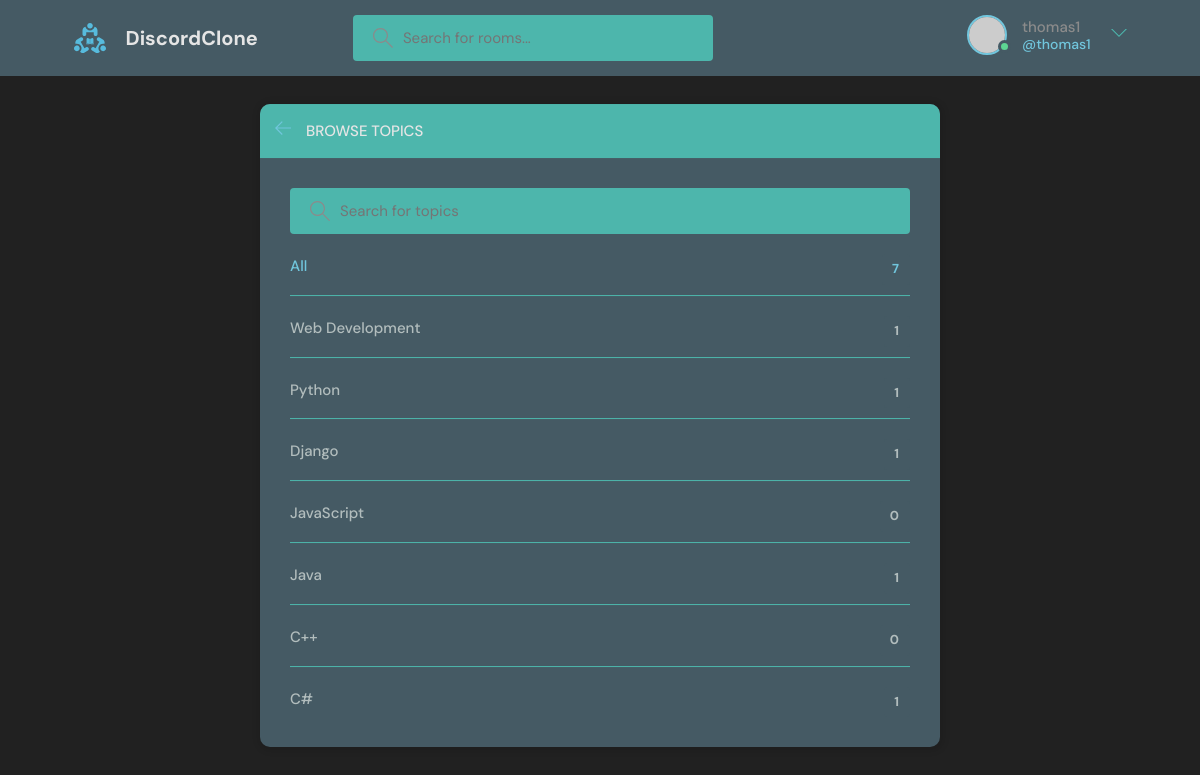
The app's page /topics/ (signed in) with its own data.
### base/models.py (models this page shows, shortened)
class Topic(models.Model):
    name = models.CharField(max_length=200)

### base/views.py (the view)
# urls.py: path('topics/', views.topicsPage, name="topics"),
def topicsPage(request):
    q = request.GET.get('q') if request.GET.get('q') != None else ''
    topics = Topic.objects.filter( )
    return render(request, 'base/topics.html', {'topics': topics})

### base/templates/base/topics.html (shortened to what this page needs)
{% extends 'main.html' %}
{% block content %}
    <main class="create-room layout">
      <div class="container">
        <div class="layout__box">
          <div class="layout__boxHeader">
            <div class="layout__boxTitle">
              <a href="{% url 'home' %}">
                <svg version="1.1" xmlns="http://www.w3.org/2000/svg" width="32" height="32" viewBox="0 0 32 32">
                  <title>arrow-left</title>
                  <path
                    d="M13.723 2.286l-13.723 13.714 13.719 13.714 1.616-1.611-10.96-10.96h27.625v-2.286h-27.625l10.965-10.965-1.616-1.607z"
                  ></path>
                </svg>
              </a>
              <h3>Browse Topics</h3>
            </div>
          </div>
          <div class="topics-page layout__body">
            <form action="{% url 'topics' %}" method="GET" class="header__search">
              <label>
                <input name="q" placeholder="Search for topics" />
              </label>
            </form>
            <ul class="topics__list">
              <li>
                <a href="{% url 'topics' %}" class="active">All <span>{{ topics.count }}</span></a>
              </li>
              {% for topic in topics %}
              <li>
                <a href="{% url 'home' %}?q={{ topic.name }}">{{ topic.name }}<span>{{ topic.room_set.all.count }}</span></a>
              </li>
              {% endfor %}
            </ul>
          </div>
        </div>
      </div>
    </main>
{% endblock content %}

### templates/navbar.html (shortened to what this page needs)
{% load static %}
<header class="header header--loggedIn">
    <div class="container">
      <a href="{% url 'home' %}" class="header__logo">
        <img src="{% static 'images/logo.svg' %}" />
        <h1>DiscordClone</h1>
      </a>
      <form class="header__search" method='GET' action="{% url 'home' %}">
        <label>
          <input name="q" placeholder="Search for rooms..." />
        </label>
      </form>
      <nav class="header__menu">
        {% if request.user.is_authenticated %}
        <div class="header__user">
          <a href="{% url 'update-user' %}">
            <div class="avatar avatar--medium active">
              <img src="https://randomuser.me/api/portraits/men/37.jpg" />
            </div>
            <p>{{request.user.username}} <span>@{{request.user.username}}</span></p>
          </a>
          <button class="dropdown-button">
            <svg version="1.1" xmlns="http://www.w3.org/2000/svg" width="32" height="32" viewBox="0 0 32 32">
              <title>chevron-down</title>
              <path d="M16 21l-13-13h-3l16 16 16-16h-3l-13 13z"></path>
            </svg>
          </button>
        </div>
        {% else %}
        <a href="{% url 'login' %}">
          <img src="{% static 'images/avatar.svg' %}" />
          <p>Login</p>
        </a>
        {% endif %}
      </nav>
    </div>
  </header>

### static/styles/style.css (style rules this page uses)
:root { --color-main: #71c6dd; --color-main-light: #e1f6fb; --color-dark: #455A64; --color-dark-medium: #4DB6AC; --color-dark-light: #4DB6AC; --color-light: #e5e5e5; --color-gray: #8b8b8b; --color-light-gray: #b2bdbd; --color-bg: #212121; --color-success: #5dd693; --color-error: #fc4b0b; }
* { font-family: "DM Sans", -apple-system, BlinkMacSystemFont, "Segoe UI", Roboto, Oxygen, Ubuntu, Cantarell, "Open Sans", "Helvetica Neue", sans-serif; margin: 0; padding: 0; box-sizing: border-box; text-rendering: optimizeLegibility; font-size: inherit; }
html { font-size: 56.25%; }
@media only screen and (min-width: 1200px) { html { font-size: 62.5%; } }
body { line-height: 1.6; font-weight: 400; font-size: 1.5rem; color: var(--color-light-gray); background-color: var(--color-bg); min-height: 100vh; }
img { width: 100%; }
a { display: inline-block; color: var(--color-main); text-decoration: none; }
.container { max-width: 120rem; width: 90%; margin: auto; }
.avatar { position: relative; display: inline-block; border-radius: 50%; border: 2px solid var(--color-main); }
.avatar img { display: block; border-radius: 50%; object-fit: cover; object-position: center; }
.avatar::after { content: ""; display: block; position: absolute; background-color: var(--color-gray); z-index: 111; border-radius: 50%; border: 0.3rem solid var(--color-dark); }
.avatar.active::after { background-color: var(--color-success); }
.avatar.avatar--medium img { width: 3.6rem; height: 3.6rem; border-radius: 50%; }
.avatar.avatar--medium:after { width: 0.7rem; height: 0.7rem; bottom: 0px; right: -6px; }
.header { padding: 1.5rem; background-color: var(--color-dark); }
.header > .container { display: flex; gap: 9.5rem; }
.header__logo, .header__user { display: flex; gap: 2rem; align-items: center; }
.header__logo > img { height: 3.2rem; width: 3.2rem; }
.header__logo > h1 { font-weight: 700; font-size: 2rem; color: var(--color-light); }
.header__search > label { background-color: var(--color-dark-medium); padding: 1.3rem 1rem; display: flex; align-items: center; gap: 1rem; border-radius: 4px; }
.header__search svg { fill: var(--color-gray); width: 2rem; height: 2rem; margin-left: 1rem; }
.header__search input { width: 30rem; background: transparent; border: none; outline: none; color: var(--color-light); }
.header__menu { margin-left: auto; position: relative; }
.header__menu a { display: flex; gap: 1.5rem; align-items: center; font-weight: 500; text-decoration: none; color: var(--color-gray); }
.header__menu img { height: 3.6rem; }
.header__menu p { line-height: 1.2; }
.header__menu span { color: var(--color-main); font-weight: 500; font-size: 1.4rem; display: block; }
.header__menu svg { width: 1.6rem; height: 1.6rem; fill: var(--color-dark-light); }
.dropdown-button { background: transparent; border: 0; outline: 0; cursor: pointer; }
.layout { margin-top: 2.4rem; }
.layout > .container { display: flex; justify-content: space-between; align-items: flex-start; }
.layout__box { width: 90%; max-width: 48rem; min-height: 40rem; position: absolute; top: 50%; left: 50%; transform: translate(-50%, -46%); background-color: var(--color-dark); border-radius: 1rem; box-shadow: 1px 1px 6px 3px rgba(0, 0, 0, 0.1); overflow: hidden; }
.layout__boxHeader { display: flex; padding: 1.5rem; background-color: var(--color-dark-light); }
.layout__boxTitle { display: flex; gap: 1.5rem; align-items: center; }
.layout__boxTitle h3 { text-transform: uppercase; font-weight: 500; color: var(--color-light); }
.layout__boxTitle svg { width: 1.6rem; height: 1.6rem; fill: var(--color-main); }
.layout__body { margin: 3rem; }
.topics__list { list-style: none; }
.topics__list li a { display: flex; justify-content: space-between; margin-bottom: 3rem; font-weight: 500; color: var(--color-light-gray); transition: all 0.3s ease-in-out; }
.topics__list li a.active, .topics__list li a:hover { color: var(--color-main); }
.topics__list li a span { padding: 0.5rem 1rem; background-color: var(--color-dark); border-radius: 3px; font-size: 1.3rem; font-weight: 700; letter-spacing: 1px; }
.topics-page .topics__list li:not(:last-child) a { margin: 2rem 0; padding-bottom: 1rem; text-decoration: none; border-bottom: 1px solid var(--color-dark-medium); }
.topics-page .header__search { display: block; }
.create-room.layout .layout__box { max-width: 68rem; }

### records on screen
Topic: name "Web Development", room_set.all.count "1"
Topic: name "Python", room_set.all.count "1"
Topic: name "Django", room_set.all.count "1"
Topic: name "JavaScript", room_set.all.count "0"
Topic: name "Java", room_set.all.count "1"
Topic: name "C++", room_set.all.count "0"
Topic: name "C#", room_set.all.count "1"

### other values on screen
{{ request.user.username }} "thomas1"
{{ topics.count }} "7"
